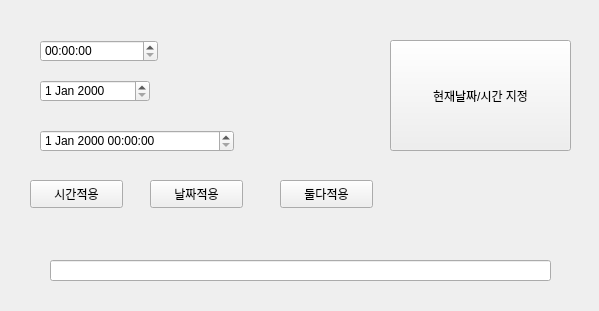
<?xml version="1.0" encoding="UTF-8"?>
<ui version="4.0">
 <class>Form</class>
 <widget class="QWidget" name="Form">
  <property name="geometry">
   <rect>
    <x>0</x>
    <y>0</y>
    <width>599</width>
    <height>311</height>
   </rect>
  </property>
  <property name="windowTitle">
   <string>Form</string>
  </property>
  <widget class="QPushButton" name="btnNow">
   <property name="geometry">
    <rect>
     <x>390</x>
     <y>40</y>
     <width>181</width>
     <height>111</height>
    </rect>
   </property>
   <property name="text">
    <string>현재날짜/시간 지정</string>
   </property>
  </widget>
  <widget class="QTimeEdit" name="timeEdit">
   <property name="geometry">
    <rect>
     <x>40</x>
     <y>40</y>
     <width>118</width>
     <height>22</height>
    </rect>
   </property>
  </widget>
  <widget class="QDateEdit" name="dateEdit">
   <property name="geometry">
    <rect>
     <x>40</x>
     <y>80</y>
     <width>110</width>
     <height>22</height>
    </rect>
   </property>
  </widget>
  <widget class="QDateTimeEdit" name="dateTimeEdit">
   <property name="geometry">
    <rect>
     <x>40</x>
     <y>130</y>
     <width>194</width>
     <height>22</height>
    </rect>
   </property>
  </widget>
  <widget class="QLineEdit" name="lineEdit">
   <property name="geometry">
    <rect>
     <x>50</x>
     <y>260</y>
     <width>501</width>
     <height>21</height>
    </rect>
   </property>
  </widget>
  <widget class="QPushButton" name="btnTime">
   <property name="geometry">
    <rect>
     <x>30</x>
     <y>180</y>
     <width>93</width>
     <height>28</height>
    </rect>
   </property>
   <property name="text">
    <string>시간적용</string>
   </property>
  </widget>
  <widget class="QPushButton" name="btnDate">
   <property name="geometry">
    <rect>
     <x>150</x>
     <y>180</y>
     <width>93</width>
     <height>28</height>
    </rect>
   </property>
   <property name="text">
    <string>날짜적용</string>
   </property>
  </widget>
  <widget class="QPushButton" name="btnAll">
   <property name="geometry">
    <rect>
     <x>280</x>
     <y>180</y>
     <width>93</width>
     <height>28</height>
    </rect>
   </property>
   <property name="text">
    <string>둘다적용</string>
   </property>
  </widget>
 </widget>
 <resources/>
 <connections/>
</ui>
